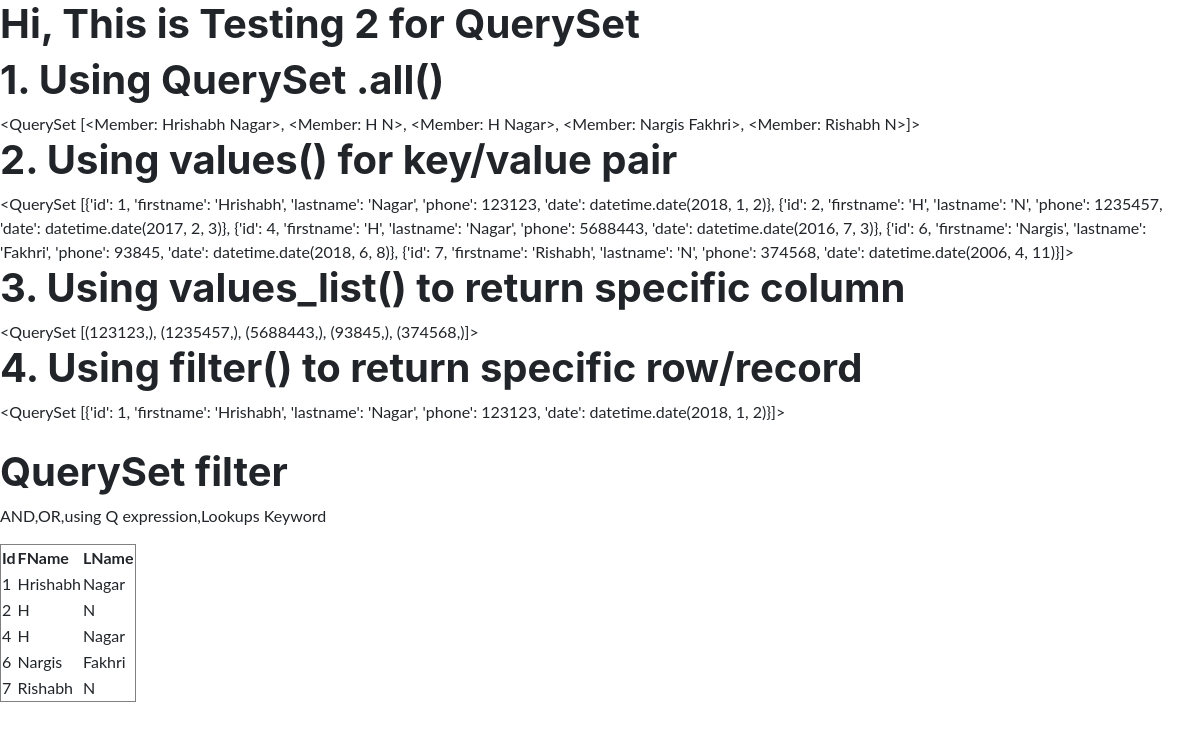
The page /testdata/ on the database its author committed.
### members/models.py (models this page shows)
class Member(models.Model):
    firstname = models.CharField(max_length=255)
    lastname = models.CharField(max_length=255)
    phone = models.IntegerField(null=True)
    date = models.DateField(null=True)
    def __str__(self):
        return f"{self.firstname} {self.lastname}"

### members/views.py (the view)
# urls.py: path('testdata/',views.testing2,name='test2'),
def testing2(request):
    mydata = Member.objects.all()
    mydata1 = Member.objects.all().values()
    mydata2 = Member.objects.values_list('phone')
    mydata3 = Member.objects.filter(firstname='Hrishabh').values()
    template = loader.get_template('testing2.html')
    context = {
        'mymembers':mydata,
        'mymembers1':mydata1,
        'mymembers2':mydata2,
        'mymembers3':mydata3,
    }
    return HttpResponse(template.render(context,request))

### members/templates/testing2.html
{% load static %}
<!DOCTYPE html>
<html>
    <link rel="stylesheet" href="{% static 'myfirst.css' %}">
    <body>
        <h1> Hi, This is Testing 2 for QuerySet </h2>
        <h1>  1. Using QuerySet .all()  </h1>
        {{mymembers}}
        <br>
        <h1> 2. Using values() for key/value pair </h1>
        {{mymembers1}}
        <br>
        <h1> 3. Using values_list() to return specific column </h1>
        {{mymembers2}}
        <br>
        <h1> 4. Using filter() to return specific row/record </h2>
         {{mymembers3}}
        <br>
        <table border='1'>
            <tr>
                <th> Id </th>
                <th> FName </th>
                <th> LName </th>
            </tr>
            {% for x in mymembers%}
            <tr>
                <td> {{x.id }} </td>
                <td> {{x.firstname}} </td>
                <td> {{x.lastname}} </td>
            </tr>
            {% endfor %}
            <br>
            <h1> QuerySet filter </h1>
            <p> AND,OR,using Q expression,Lookups Keyword </p>
        </table>
    </body>
</html>

### rows shown on the page
Member: firstname+lastname "<QuerySet [<Member: Hrishabh Nagar>, <Member: H N>, <Member: H Nagar>, <Member: Nargis Fakhri>, <Member: Rishabh N>]>", id "1", firstname "Hrishabh", lastname "Nagar"
Member: id "2", firstname "H", lastname "N"
Member: id "4", firstname "H", lastname "Nagar"
Member: id "6", firstname "Nargis", lastname "Fakhri"
Member: id "7", firstname "Rishabh", lastname "N"

### other values the page prints
{{ mymembers2 }} "<QuerySet [(123123,), (1235457,), (5688443,), (93845,), (374568,)]>"
{{ mymembers3 }} "<QuerySet [{'id': 1, 'firstname': 'Hrishabh', 'lastname': 'Nagar', 'phone': 123123, 'date': datetime.date(2018, 1, 2)}]>"
